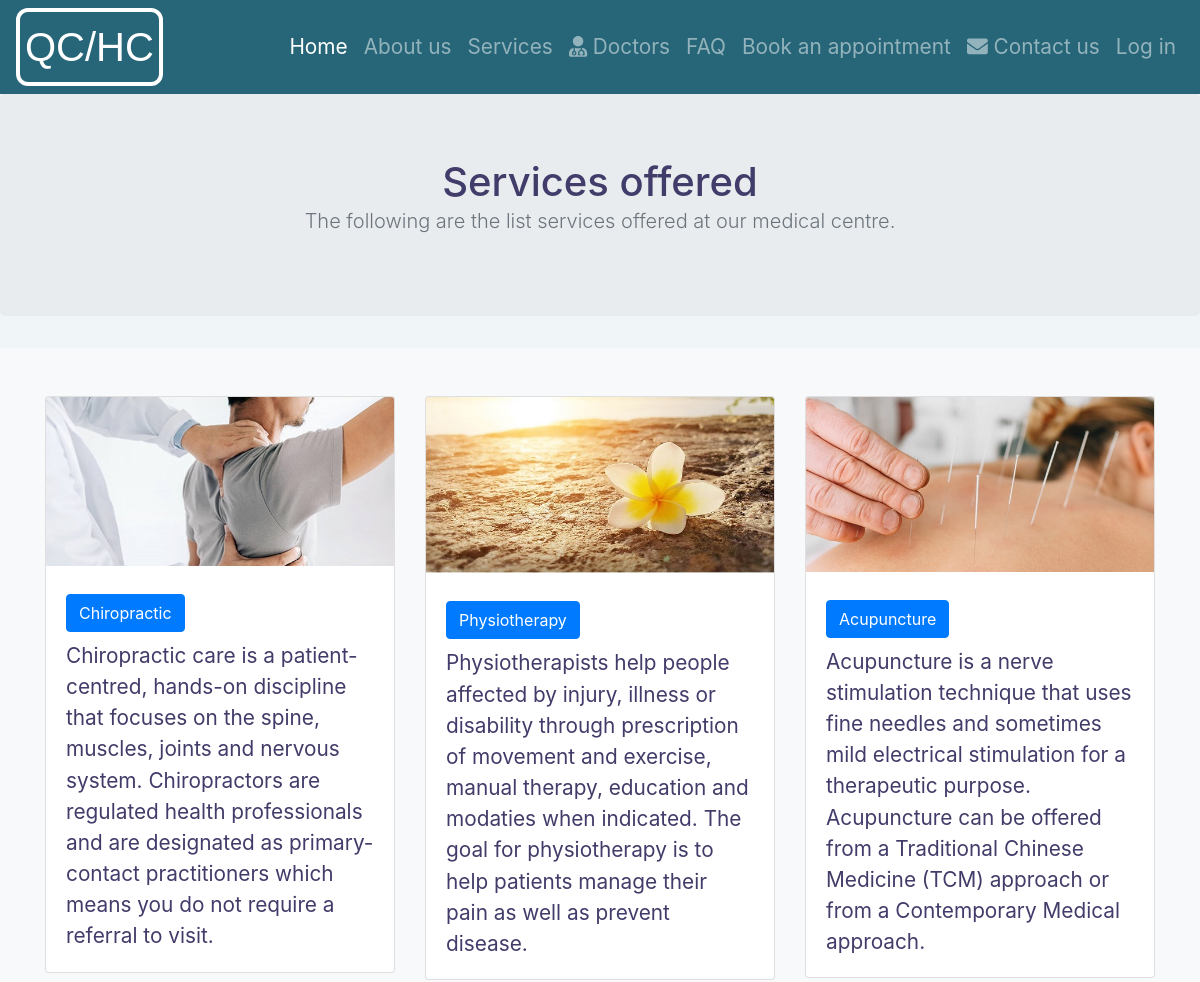
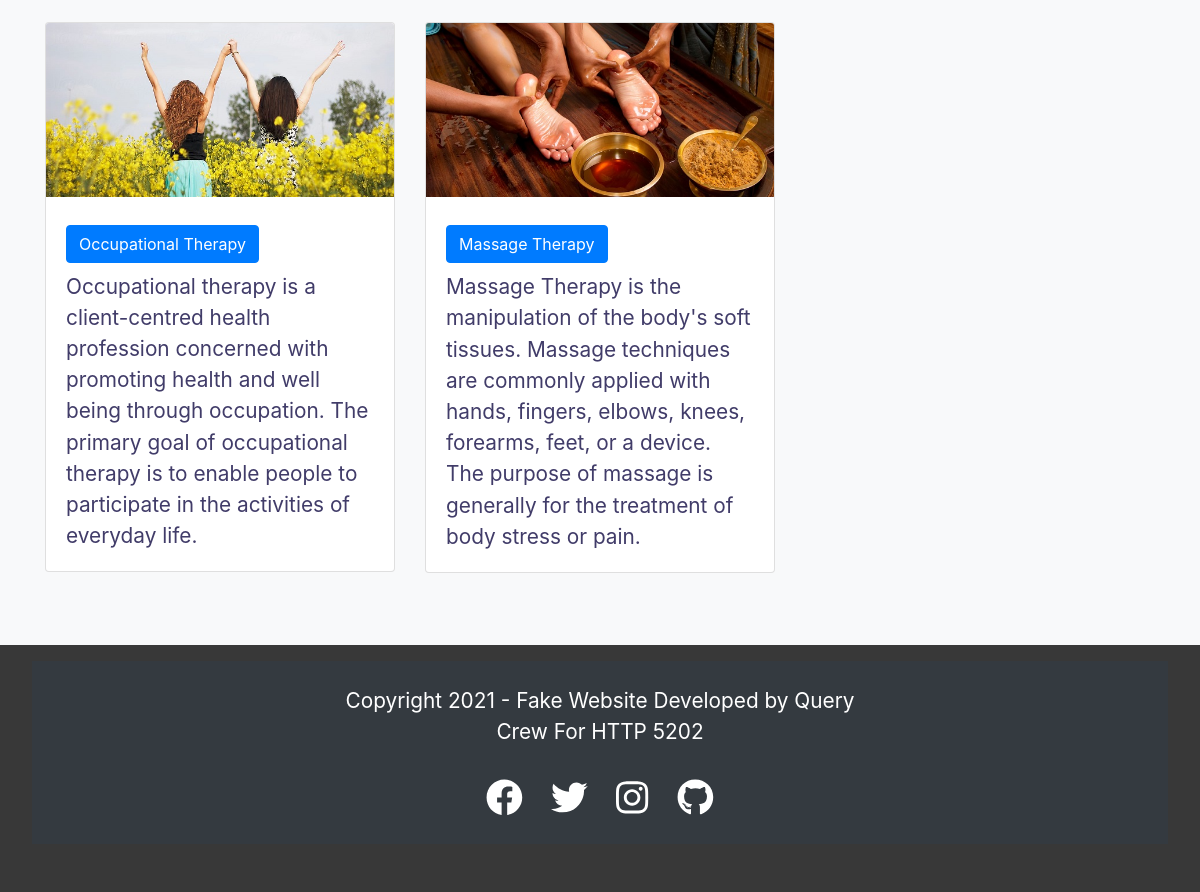
/pages/indexServices.php, run on the app's committed database (2 pictures, top to bottom).
### tables this page shows
CREATE TABLE `pages` (
  `id` int(20) UNSIGNED NOT NULL,
  `contributor_id` int(20) DEFAULT NULL,
  `title` varchar(255) NOT NULL,
  `created_on` date NOT NULL,
  `content` longtext NOT NULL
);

### database/Database.php (called while the page is built, shortened)
<?php
class Database {
  private static $user = "root";
  private static $pass = "";
  private static $dsn ="mysql:host=localhost;dbname=qc_health_clinic";
    private static $dbcon;
    public static function getDb(){
        if(!isset(self::$dbcon)) {
            try {
                self::$dbcon = new \PDO(self::$dsn, self::$user, self::$pass);
                self::$dbcon->setAttribute(\PDO::ATTR_ERRMODE, \PDO::ERRMODE_EXCEPTION);
                self::$dbcon->setAttribute(\PDO::ATTR_DEFAULT_FETCH_MODE, \PDO::FETCH_OBJ);
            } catch (\PDOException $e) {
                $msg = $e->getMessage();
                include 'pages/custom-error.php';
                exit();
            }
        }
        return self::$dbcon;
    }
}

### database/PagePDO.php (called while the page is built, shortened)
<?php
 class PagePDO{
     private $dbcon;
        function __construct(){
            $this->dbcon = Database::getDb();
  }
     public function getPage($pageTitle){
         $query = "SELECT * FROM pages WHERE pages.title=:title";
         $pdostm = $this->dbcon->prepare($query);
         $pdostm->bindParam(':title', $pageTitle);
         $pdostm->execute();
         $results = $pdostm->fetch(\PDO::FETCH_OBJ);
         return $results;
     }
 }

### pages/indexServices.php (the view, shortened to what this page needs)
<?php
$PagePDO = new PagePDO();
$servicesPage =$PagePDO->getPage('services');
?>
<!DOCTYPE html>
<html lang="en">
<head>
		<link rel="stylesheet" href="library/bootstrap/bootstrap.min.css">
	    <link rel="stylesheet" href="css/HeaderFooter.css">
        <link rel="stylesheet" href="css/admin-style/admin_dashboard.css">
</head>
<?php
include_once 'header.php';
echo $servicesPage->content;
include_once 'footer.php';
?>
</body>
</html>

### css/HeaderFooter.css (style rules this page uses)
html { font-family: "Roboto", sans-serif; }

### css/admin-style/admin_dashboard.css (style rules this page uses)
h1 { margin: 0; }
main { background-color: rgba(112,159,176,.1); overflow: hidden; }

### data on the page
pages: content "Services offered The following are the list services offered at our medical centre. Chiropractic Chiropractic care is a patient-centred, hands-on discipline that focuses on the spine, muscles, joints and nervous system. Chiropractors are regulated health professionals and are designated as primary-contact practitioners which means you do not require a referral to visit. Physiotherapy Physiotherapists help people affected by injury, illness or disability through prescription of movement and exercise, manual therapy, education and modaties when indicated. The goal for physiotherapy is to help patients manage their pain as well as prevent disease. Acupuncture Acupuncture is a nerve stimulation…", content (picture)
